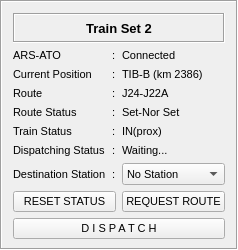
           <widget class="QFrame" name="gridFrame_5">
            <property name="sizePolicy">
             <sizepolicy hsizetype="Expanding" vsizetype="Preferred">
              <horstretch>0</horstretch>
              <verstretch>0</verstretch>
             </sizepolicy>
            </property>
            <property name="maximumSize">
             <size>
              <width>16777215</width>
              <height>280</height>
             </size>
            </property>
            <property name="font">
             <font>
              <pointsize>8</pointsize>
             </font>
            </property>
            <property name="styleSheet">
             <string notr="true">border-color: rgb(0, 0, 0);
</string>
            </property>
            <property name="frameShape">
             <enum>QFrame::Box</enum>
            </property>
            <property name="frameShadow">
             <enum>QFrame::Sunken</enum>
            </property>
            <layout class="QGridLayout" name="gridLayout_6">
             <property name="bottomMargin">
              <number>9</number>
             </property>
             <item row="4" column="1">
              <widget class="QLabel" name="label_12">
               <property name="font">
                <font>
                 <pointsize>8</pointsize>
                </font>
               </property>
               <property name="text">
                <string>:</string>
               </property>
              </widget>
             </item>
             <item row="0" column="0" colspan="3">
              <widget class="QLabel" name="title_4">
               <property name="enabled">
                <bool>true</bool>
               </property>
               <property name="minimumSize">
                <size>
                 <width>0</width>
                 <height>30</height>
                </size>
               </property>
               <property name="maximumSize">
                <size>
                 <width>16777215</width>
                 <height>16777215</height>
                </size>
               </property>
               <property name="font">
                <font>
                 <pointsize>10</pointsize>
                 <weight>75</weight>
                 <bold>true</bold>
                </font>
               </property>
               <property name="layoutDirection">
                <enum>Qt::LeftToRight</enum>
               </property>
               <property name="autoFillBackground">
                <bool>false</bool>
               </property>
               <property name="frameShape">
                <enum>QFrame::Box</enum>
               </property>
               <property name="frameShadow">
                <enum>QFrame::Sunken</enum>
               </property>
               <property name="text">
                <string>Train Set 2</string>
               </property>
               <property name="alignment">
                <set>Qt::AlignCenter</set>
               </property>
               <property name="openExternalLinks">
                <bool>false</bool>
               </property>
              </widget>
             </item>
             <item row="8" column="0">
              <widget class="QLabel" name="dtnStation_4">
               <property name="font">
                <font>
                 <pointsize>8</pointsize>
                </font>
               </property>
               <property name="text">
                <string>Destination Station</string>
               </property>
              </widget>
             </item>
             <item row="5" column="1">
              <widget class="QLabel" name="label_13">
               <property name="font">
                <font>
                 <pointsize>8</pointsize>
                </font>
               </property>
               <property name="text">
                <string>:</string>
               </property>
              </widget>
             </item>
             <item row="3" column="0">
              <widget class="QLabel" name="CrtPtn_4">
               <property name="font">
                <font>
                 <pointsize>8</pointsize>
                </font>
               </property>
               <property name="text">
                <string>Current Position</string>
               </property>
              </widget>
             </item>
             <item row="8" column="2">
              <widget class="QComboBox" name="dtnStationVal_4">
               <property name="font">
                <font>
                 <pointsize>8</pointsize>
                </font>
               </property>
               <item>
                <property name="text">
                 <string>No Station</string>
                </property>
               </item>
               <item>
                <property name="text">
                 <string>T1-B</string>
                </property>
               </item>
               <item>
                <property name="text">
                 <string>T2-B</string>
                </property>
               </item>
              </widget>
             </item>
             <item row="3" column="2">
              <widget class="QLabel" name="CrtPtnVal_4">
               <property name="font">
                <font>
                 <pointsize>8</pointsize>
                </font>
               </property>
               <property name="text">
                <string>TIB-B (km 2386)</string>
               </property>
              </widget>
             </item>
             <item row="9" column="2">
              <widget class="QPushButton" name="requestRouteBtn_4">
               <property name="font">
                <font>
                 <pointsize>8</pointsize>
                </font>
               </property>
               <property name="text">
                <string>REQUEST ROUTE</string>
               </property>
              </widget>
             </item>
             <item row="5" column="0">
              <widget class="QLabel" name="routeSts_4">
               <property name="font">
                <font>
                 <pointsize>8</pointsize>
                </font>
               </property>
               <property name="text">
                <string>Route Status</string>
               </property>
              </widget>
             </item>
             <item row="7" column="0">
              <widget class="QLabel" name="dtgSts_4">
               <property name="font">
                <font>
                 <pointsize>8</pointsize>
                </font>
               </property>
               <property name="text">
                <string>Dispatching Status</string>
               </property>
              </widget>
             </item>
             <item row="4" column="0">
              <widget class="QLabel" name="route_4">
               <property name="font">
                <font>
                 <pointsize>8</pointsize>
                </font>
               </property>
               <property name="text">
                <string>Route</string>
               </property>
              </widget>
             </item>
             <item row="2" column="2">
              <widget class="QLabel" name="arsAtoVal_4">
               <property name="maximumSize">
                <size>
                 <width>120</width>
                 <height>16777215</height>
                </size>
               </property>
               <property name="font">
                <font>
                 <pointsize>8</pointsize>
                </font>
               </property>
               <property name="text">
                <string>Connected</string>
               </property>
              </widget>
             </item>
             <item row="4" column="2">
              <widget class="QLabel" name="routeVal_4">
               <property name="font">
                <font>
                 <pointsize>8</pointsize>
                </font>
               </property>
               <property name="text">
                <string>J24-J22A</string>
               </property>
              </widget>
             </item>
             <item row="6" column="1">
              <widget class="QLabel" name="label_14">
               <property name="font">
                <font>
                 <pointsize>8</pointsize>
                </font>
               </property>
               <property name="text">
                <string>:</string>
               </property>
              </widget>
             </item>
             <item row="2" column="1">
              <widget class="QLabel" name="label_15">
               <property name="maximumSize">
                <size>
                 <width>10</width>
                 <height>16777215</height>
                </size>
               </property>
               <property name="font">
                <font>
                 <pointsize>8</pointsize>
                </font>
               </property>
               <property name="text">
                <string>:</string>
               </property>
              </widget>
             </item>
             <item row="3" column="1">
              <widget class="QLabel" name="label_16">
               <property name="font">
                <font>
                 <pointsize>8</pointsize>
                </font>
               </property>
               <property name="text">
                <string>:</string>
               </property>
              </widget>
             </item>
             <item row="5" column="2">
              <widget class="QLabel" name="routeStsVal_4">
               <property name="font">
                <font>
                 <pointsize>8</pointsize>
                </font>
               </property>
               <property name="text">
                <string>Set-Nor Set</string>
               </property>
              </widget>
             </item>
             <item row="8" column="1">
              <widget class="QLabel" name="label_17">
               <property name="font">
                <font>
                 <pointsize>8</pointsize>
                </font>
               </property>
               <property name="text">
                <string>:</string>
               </property>
              </widget>
             </item>
             <item row="6" column="2">
              <widget class="QLabel" name="trainStsVal_4">
               <property name="font">
                <font>
                 <pointsize>8</pointsize>
                </font>
               </property>
               <property name="text">
                <string>IN(prox)</string>
               </property>
              </widget>
             </item>
             <item row="7" column="1">
              <widget class="QLabel" name="label_18">
               <property name="font">
                <font>
                 <pointsize>8</pointsize>
                </font>
               </property>
               <property name="text">
                <string>:</string>
               </property>
              </widget>
             </item>
             <item row="2" column="0">
              <widget class="QLabel" name="arsAto_4">
               <property name="maximumSize">
                <size>
                 <width>120</width>
                 <height>16777215</height>
                </size>
               </property>
               <property name="font">
                <font>
                 <pointsize>8</pointsize>
                </font>
               </property>
               <property name="text">
                <string>ARS-ATO</string>
               </property>
              </widget>
             </item>
             <item row="7" column="2">
              <widget class="QLabel" name="dtgStsVal_4">
               <property name="font">
                <font>
                 <pointsize>8</pointsize>
                </font>
               </property>
               <property name="text">
                <string>Waiting...</string>
               </property>
              </widget>
             </item>
             <item row="6" column="0">
              <widget class="QLabel" name="trainSts_4">
               <property name="font">
                <font>
                 <pointsize>8</pointsize>
                </font>
               </property>
               <property name="text">
                <string>Train Status</string>
               </property>
              </widget>
             </item>
             <item row="9" column="0" colspan="2">
              <widget class="QPushButton" name="resetStsBtn_4">
               <property name="font">
                <font>
                 <pointsize>8</pointsize>
                </font>
               </property>
               <property name="text">
                <string>RESET STATUS</string>
               </property>
              </widget>
             </item>
             <item row="10" column="0" colspan="3">
              <widget class="QPushButton" name="dispatchBtn_4">
               <property name="font">
                <font>
                 <pointsize>8</pointsize>
                 <weight>50</weight>
                 <bold>false</bold>
                </font>
               </property>
               <property name="text">
                <string>D I S P A T C H</string>
               </property>
              </widget>
             </item>
            </layout>
           </widget>
